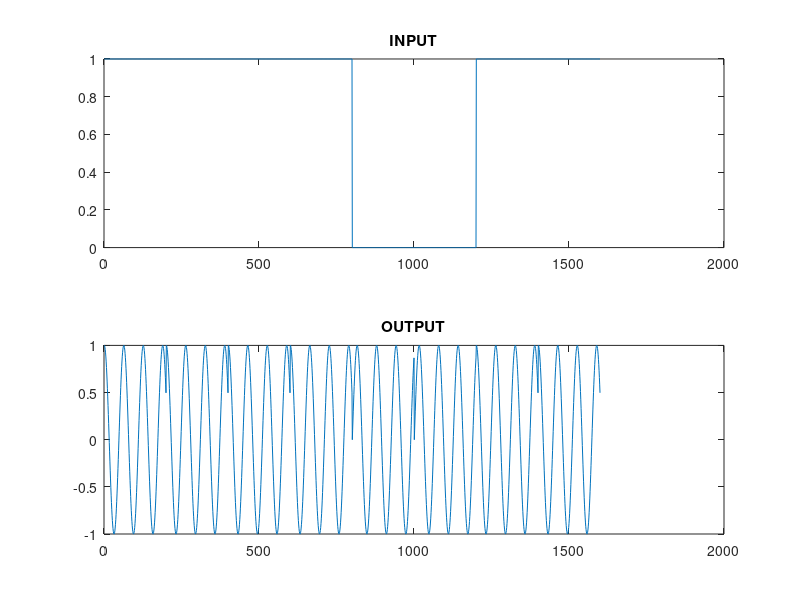

This figure's MATLAB source:
clc
clear all
close all
%% QPSK using MATLAB
data = [1 1 1 1 0 0 1 1]
last = length(data);
t=1;
for start = 1:last
    
    if (data(start)==0)     %% 00
        for j=0:0.1:19.9
            q(t)=0;
            o(t)=sin(j);    %% 0 degree
            t=t+1;
        end
        
    elseif (data(start)==1) %% 01
        for j=0:0.1:19.9
            q(t)=1;
            o(t)=cos(j);    %% 90 degree
            t=t+1;
        end
        
    elseif (data(start)==10) %% 10
        for j=0:0.1:19.9
            q(t)=2;
            o(t)=-sin(j);   %% 180 degree
            t=t+1;
        end
        
    else %(data(start)==11) %% 11
        for j=0:0.1:19.9
            q(t)=3;
            o(t)=-cos(j);   %% 270 degree
            t=t+1;
        end    
    end
end
subplot(2,1,1)
plot(q);
title('INPUT');
subplot(2,1,2)
plot(o);
title('OUTPUT');